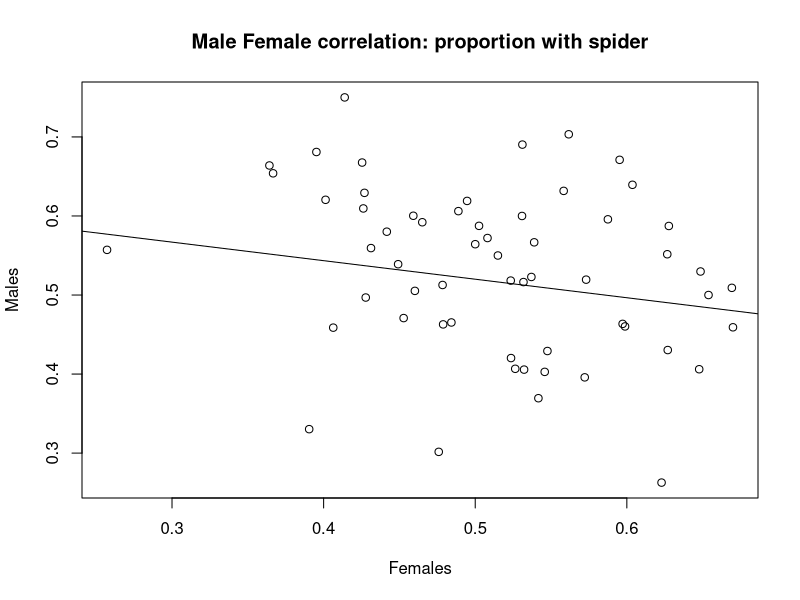
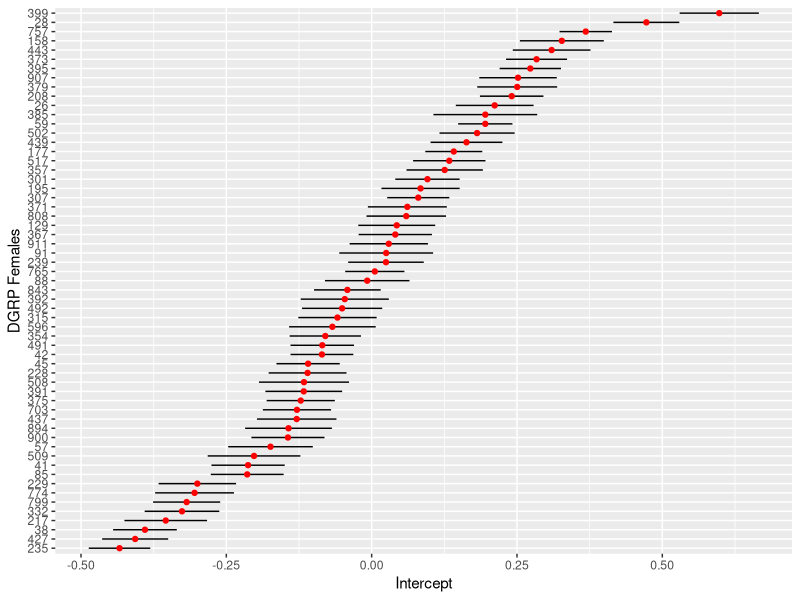
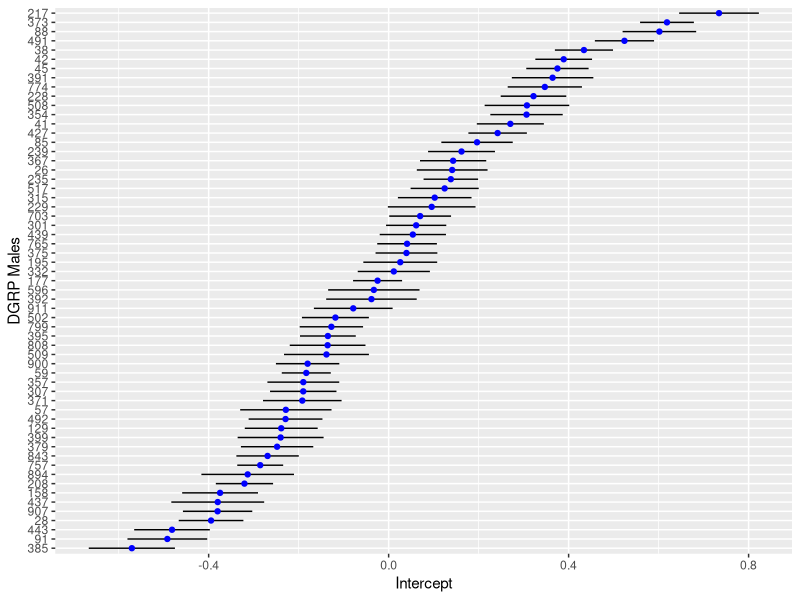

Reproduce these figures in R, in order.
## ---- chunk 1
#source('Perception_Analysis.R')
#Packages:
library(ggplot2)
library(dplyr)
library(lme4)
library(car)
library(effects)
require(lattice)
library(Hmisc)


perception <- read.csv('Perception_all_Data.csv', h=TRUE)

#DGRP as factor
perception$DGRP <- factor(perception$DGRP)

#Average temp and humidity over three days and scaled:
perception$Avg_temp <- with(perception, (Temp_24 + Temp_48 + Temp_start)/3)

perception$Avg_hum <- with(perception, (Humidity_24 + Humidity_48 + Humidity_start)/3)

perception$Avg_BP <- with(perception, (BP_Start + BP_24 + BP_48)/3)

perception$TempScaled <- with(perception, scale(Avg_temp))

perception$HumidityScaled <- with(perception, scale(Avg_hum))

perception$BPScaled <- with(perception, scale(Avg_BP))

#Total those assorted into vials
perception$spiANDno_48 <- with(perception, Spider_48 + Not_Spider_48)

#Subsample of those with more than six total in vials
perception <- subset(perception, spiANDno_48 >= 6)

#New data frame with needed variables (and change some names):
DGRP_by_counts <- with(perception,
                       data.frame(DGRP, Sex, Spider=Spider_48,
                                  Not_spider=Not_Spider_48, Outside=Outside_48,
                                  Date=Start_date, Temp_Scaled=TempScaled, Humidity_Scaled=HumidityScaled,
                                  BP_Scaled=BPScaled, Vial_total= spiANDno_48, Number=Number))

DGRP_by_counts$proportion_spider <- with(DGRP_by_counts, Spider/Vial_total)

#Data set with all DGRP lines together into one group (by sex also): inclueds mean temperature scales (and humidity) and the mean proportion with spiders and SE

DGRP_sub <-DGRP_by_counts %>%
  group_by(DGRP, Sex) %>%
  summarise(prop_spider=mean(proportion_spider),
            Mean_temp_scaled=mean(Temp_Scaled),
            Mean_hum_scaled=mean(Humidity_Scaled),
            Mean_BP_scaled=mean(BP_Scaled),
            se =((sd(proportion_spider))/sqrt(n())))

## ---- chunk 2
with(DGRP_sub, cor(prop_spider[Sex == "Female"],prop_spider[Sex == "Male"] ))
## ---- chunk 3
line2 <- lm(DGRP_sub$prop_spider[DGRP_sub$Sex == "Female"] ~ DGRP_sub$prop_spider[DGRP_sub$Sex == "Male"])

with(DGRP_sub, plot(x = prop_spider[Sex == "Female"],y = prop_spider[Sex == "Male"], xlab = "Females", ylab = "Males", abline(line2), main = "Male Female correlation: proportion with spider"))
## ---- chunk 4
with(DGRP_sub, rcorr(x = prop_spider[Sex == "Female"],y = prop_spider[Sex == "Male"]))

## ---- chunk 5
mod1 <- glmer(cbind(Not_spider, Spider) ~ 1 + Sex + Temp_Scaled + Humidity_Scaled + BP_Scaled + (1|Date) 
              + (0 + Sex|DGRP), 
              data = DGRP_by_counts, family = "binomial")
summary(mod1)
## ---- chunk 6
rr1 <- ranef(mod1, condVar = TRUE)
#rr1
pv <- attr(rr1$DGRP, "postVar")

#pv[2,2,59] # == last one...
#pv
se_fem <- pv[1, 1, ]
se_ma <- pv[2,2, ]
#Data frame of intercepts
rand.interc<-rr1$DGRP
df<-data.frame(Intercepts=rr1$DGRP[,1:2], DGRP=rownames(rand.interc), se_female=se_fem, se_male=se_ma)
#head(df)
colnames(df) <- c("Female_Int", "Male_Int", "DGRP", "Female_se", "Male_se")
df$m.low <- with(df, Male_Int - 2 * Male_se)
df$m.high <- with(df, Male_Int + 2 * Male_se)
df$f.low <- with(df, Female_Int - 2 * Female_se)
df$f.high <- with(df, Female_Int + 2 * Female_se)

ggplot(df, aes(y=Female_Int, x=reorder(DGRP, Female_Int))) + geom_linerange(aes(ymin=f.low, ymax=f.high), colour="black") + 
  geom_point( colour="red") + 
  coord_flip() + 
  labs(y="Intercept", x="DGRP Females")

ggplot(df, aes(y=Male_Int, x=reorder(DGRP, Male_Int))) + geom_linerange(aes(ymin=m.low, ymax=m.high), colour="black") + 
  geom_point( colour="blue") + 
  coord_flip() + 
  labs(y="Intercept", x="DGRP Males")

## ---- chunk 7
library("pbkrtest")

#Removing temp, humidity and BP from analysis: Humidity showed to have an effect but this is incorperated into to date effect we keep!

#Large model #1: Sex and DGRP variances
mod1 <- glmer(cbind(Spider, Not_spider) ~ 1 + Sex + (1|Date) + (0 + Sex|DGRP),
              data = DGRP_by_counts, family = "binomial")
summary(mod1)

#DGRP Variances (small model of above, large model for Mod3)
mod2 <- glmer(cbind(Spider, Not_spider) ~ 1 + Sex + (1|Date) + (1|DGRP),
              data = DGRP_by_counts, family = "binomial")
summary(mod2)

#Small Model: no DGRP or Sex variances randef
mod3 <- glmer(cbind(Spider, Not_spider) ~ 1 + Sex + (1|Date), 
              data = DGRP_by_counts, family = "binomial")


PB_Mod <- PBmodcomp(mod2, mod3, nsim = 100, ref = NULL, seed = NULL,
          cl = NULL, details = 0)
summary(PB_Mod)
